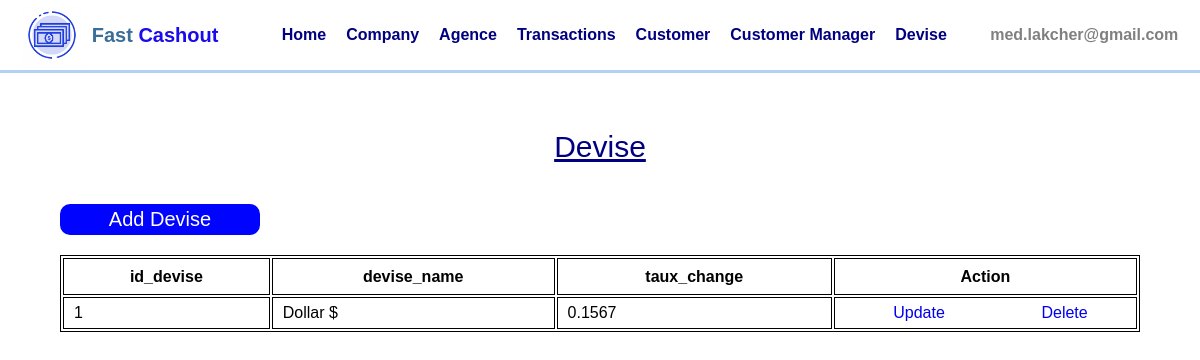
The app's page /projet/projet/Devise.php (signed in) with its own data.
### tables this page shows
CREATE TABLE `devise` (
  `devise_id` int(11) NOT NULL,
  `devise_name` text NOT NULL,
  `logo` longblob DEFAULT 'X',
  `taux_change` float DEFAULT NULL
);

### projet/projet/Devise.php (the view, shortened to what this page needs)
<?php
	require './config.php';
?>
<!DOCTYPE html>
<html>
<head>
	<link rel="stylesheet" type="text/css" href="./style/style.css">
	<link rel="stylesheet" type="text/css" href="./style/Devise.css">
	<link rel="stylesheet" href="https://cdn.jsdelivr.net/npm/bootstrap-icons@1.5.0/font/bootstrap-icons.css">
</head>
<body>
	<?php include("./components/navbar.php") ?>
	<content class="deviseContent">
		<?php
			if(isset($_GET['addNew'])){
				?>
					<p class="TitlePage">Add Devise : </p>
					<form class="AddContent" method="POST" enctype="multipart/form-data">
						<div class="MyInputs">
							<p class="title">devise_id :</p>
							<input required="" type="number" name="devise_id" />
						</div>
						<div class="MyInputs">
							<p class="title">devise_name :</p>
							<input required="" type="text" name="devise_name" />
						</div>
                        <div class="MyInputs">
							<p class="title">devise_name :</p>
							<input required="" type="number" step="0.001" name="taux_change" />
						</div>
						<div class="MyInputs">
							<p class="title">logo :</p>
							<input required="" type="file" name="logo"/>
						</div>
						<div class="controls">
							<input type="submit" name="okAddNew" value="OK" class="btn"/>
							<a href="./Devise.php" class="btn">Cancel</a>
						</div>
					</form>
				<?php
			}else {
		?>
			<p class="TitlePage">Devise  </p>
			<?php if(isset($_GET["error"]) && $_GET["error"]=="true") echo '<p class="error">There are some problem, try later</p>';
				$sql = "select * from devise";
				$result = $conn->query($sql);
			?>
			<div class="Content">
				<div class="header">
					<a href="./Devise.php?addNew" class="Adddevise">Add Devise</a>
				</div>
				<table class="TableData">
					<tr>
						<th>id_devise</th>
						<th>devise_name</th>
                        <th>taux_change</th>
						<th>Action</th>
					</tr>
					<?php
						while($row = mysqli_fetch_array($result)){
							?>
								<tr>
									<td><?php echo $row["devise_id"];?></td>
									<td><?php echo $row["devise_name"];?></td>
                                    <td><?php echo $row["taux_change"];?></td>
									<td class="action">
										<a href="./Devise.php?update=<?php echo $row['id_devise'];?>">Update</a>
										<a href="./Devise.php?delete=<?php echo $row['id_devise'];?>">Delete</a>
									</td>
								</tr>
							<?php
						}
					?>
				</table>
			</div>
		<?php
			}
		?>
	</content>
</body>
</html>

### projet/projet/style/style.css (style rules this page uses)
* { margin: 0; padding: 0; outline: none; list-style-type: none; font-family: sans-serif; }
a { text-decoration: none; }

### projet/projet/style/Devise.css (style rules this page uses)
.deviseContent { height: Calc(100vh - 70px); width: 100vw; display: flex; flex-direction: column; align-items: center; }
.deviseContent>.TitlePage { text-align: center; margin-top: 60px; font-size: 30px; color: navy; text-decoration: underline; }
.deviseContent>.Content { width: 90%; margin-top: 40px; }
.deviseContent>.Content>.header { display: flex; align-items: center; justify-content: space-between; margin-bottom: 20px; }
.deviseContent>.Content>.header>.Adddevise { font-size: 20px; background: #0004ff; color: white; text-align: center; width: 200px; padding-bottom: 4px; padding-top: 4px; border-radius: 10px; cursor: pointer; }
.deviseContent>.Content>.TableData { border: 1px solid; width: 100%; }
.deviseContent>.Content>.TableData th { border: 1px solid black; height: 35px; }
.deviseContent>.Content>.TableData tr { border: 1px solid ; }
.deviseContent>.Content>.TableData tr>td { border: 1px solid ; height: 30px; padding-left: 10px; }
.deviseContent>.Content>.TableData tr>.action { display: flex; justify-content: space-around; align-items: center; }

### records on screen
devise: devise_id "1", devise_name "Dollar $", taux_change "0.1567"

### other values on screen
$_COOKIE['UserEmail'] "med.lakcher@gmail.com"
